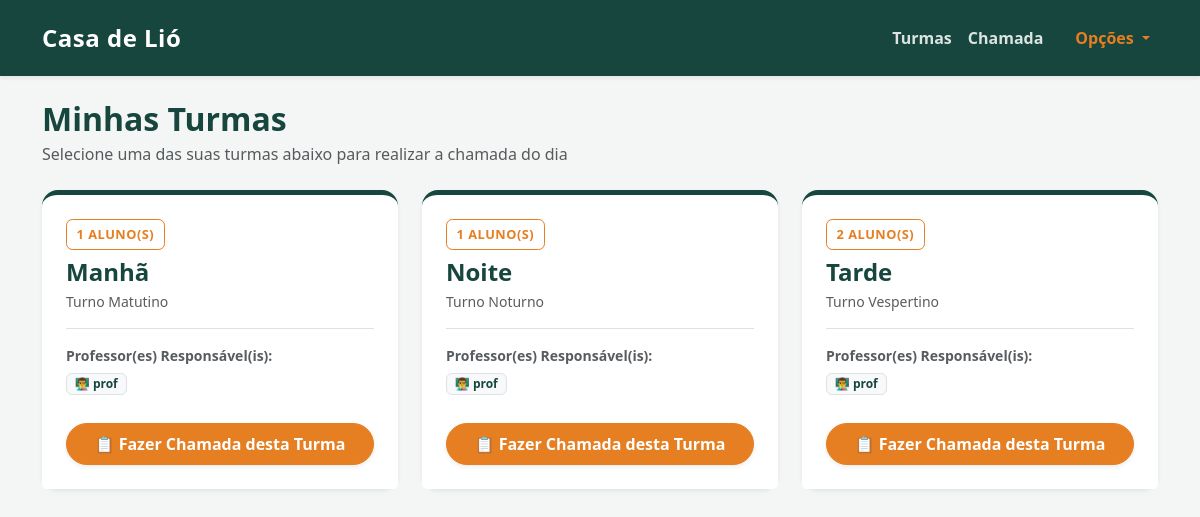
/turmas (signed in), run on the app's committed database.
### tables this page shows
CREATE TABLE turmas (
            id INTEGER PRIMARY KEY AUTOINCREMENT,
            nome TEXT UNIQUE NOT NULL,
            descricao TEXT
        );

CREATE TABLE usuarios (
        id INTEGER PRIMARY KEY AUTOINCREMENT,
        login TEXT UNIQUE NOT NULL,
        senha TEXT NOT NULL,
        perfil TEXT NOT NULL
    );

### app.py (the view)
@app.get("/turmas", response_class=HTMLResponse)
async def tela_turmas(request: Request, sucesso: str = None, erro: str = None):
    usuario = obter_usuario_atual(request)
    if not usuario:
        return RedirectResponse(url="/login", status_code=303)
    conexao = pegar_conexao()
    turmas_permitidas = obter_turmas_permitidas(conexao, usuario)
    todas_turmas_db = conexao.execute('''
        SELECT t.id, t.nome, t.descricao,
               (SELECT COUNT(*) FROM alunos a WHERE a.turma = t.nome) as total_alunos
        FROM turmas t
        ORDER BY t.nome ASC
    ''').fetchall()
    lista_turmas = []
    for t in todas_turmas_db:
        if usuario['perfil'] != 'coordenacao' and t['nome'] not in turmas_permitidas:
            continue
        profs_t = conexao.execute('''
            SELECT u.id, u.login
            FROM professor_turmas pt
            JOIN usuarios u ON pt.usuario_id = u.id
            WHERE pt.turma_nome = ?
            ORDER BY u.login ASC
        ''', (t['nome'],)).fetchall()
        lista_turmas.append({
            "id": t['id'],
            "nome": t['nome'],
            "descricao": t['descricao'] or "Curso / Turma Ativa",
            "total_alunos": t['total_alunos'],
            "professores": [p['login'] for p in profs_t],
            "professores_ids": [p['id'] for p in profs_t]
        })
    professores_sistema = []
    if usuario['perfil'] == 'coordenacao':
        profs_db = conexao.execute("SELECT id, login FROM usuarios WHERE perfil = 'professor' ORDER BY login ASC").fetchall()
        for p in profs_db:
            pt_rows = conexao.execute("SELECT turma_nome FROM professor_turmas WHERE usuario_id = ? ORDER BY turma_nome ASC", (p['id'],)).fetchall()
            professores_sistema.append({
                "id": p['id'],
                "login": p['login'],
                "turmas": [r['turma_nome'] for r in pt_rows]
            })
    conexao.close()
    return templates.TemplateResponse(
        request=request,
        name="turmas.html",
        context={
            "turmas": lista_turmas,
            "professores": professores_sistema,
            "usuario_atual": usuario,
            "sucesso": sucesso,
            "erro": erro
        }
    )

### templates/turmas.html (shortened to what this page needs)
{% extends 'base.html' %}
{% block conteudo %}
<div class="row mb-4 align-items-center">
    <div class="col-md-8">
        {% if request.session.get('perfil') == 'coordenacao' %}
            <h2 class="text-primary fw-bold mb-1">Gestão de Turmas & Cursos</h2>
            <p class="text-muted mb-0">Cadastre novos cursos, vincule os professores responsáveis e acesse a chamada de cada turma</p>
        {% else %}
            <h2 class="text-primary fw-bold mb-1">Minhas Turmas</h2>
            <p class="text-muted mb-0">Selecione uma das suas turmas abaixo para realizar a chamada do dia</p>
        {% endif %}
    </div>
</div>
<div class="row mb-5">
    {% if turmas %}
        {% for t in turmas %}
        <div class="col-md-6 col-lg-4 mb-4">
            <div class="card shadow-sm border-0 h-100 d-flex flex-column justify-content-between" style="border-radius: 1.2rem; border-top: 5px solid var(--verde-adra) !important;">
                <div class="card-body p-4">
                    <div class="d-flex justify-content-between align-items-start mb-2">
                        <span class="badge-institucional">{{ t['total_alunos'] }} Aluno(s)</span>
                    </div>
                    <h4 class="fw-bold text-primary mt-2 mb-1">{{ t['nome'] }}</h4>
                    <p class="text-muted small mb-3">{{ t['descricao'] }}</p>
                    <div class="mt-3 pt-3 border-top">
                        <small class="text-muted fw-semibold d-block mb-1">Professor(es) Responsável(is):</small>
                        {% if t['professores'] %}
                            {% for prof_login in t['professores'] %}
                                <span class="badge bg-light text-primary border me-1 mb-1">👨‍🏫 {{ prof_login }}</span>
                            {% endfor %}
                        {% else %}
                            <span class="badge bg-light text-muted border">Nenhum professor vinculado</span>
                        {% endif %}
                    </div>
                </div>
                <div class="card-footer bg-white border-0 p-4 pt-0">
                    <a href="/?turma={{ t['nome'] }}" class="btn btn-warning w-100 rounded-pill fw-bold text-white shadow-sm py-2">
                        📋 Fazer Chamada desta Turma
                    </a>
                </div>
            </div>
        </div>
        {% endfor %}
    {% endif %}
</div>
{% endblock %}

### templates/base.html (style rules this page uses)
:root { --verde-adra: #16463d; --laranja-adra: #e67e22; --fundo-cinza: #f4f6f5; }
body { background-color: var(--fundo-cinza) !important; font-family: 'Segoe UI', Tahoma, Geneva, Verdana, sans-serif; }
.text-primary { color: var(--verde-adra) !important; }
.btn-warning { background-color: var(--laranja-adra) !important; border-color: var(--laranja-adra) !important; color: white !important; }
.card { border-radius: 1rem !important; border: none; transition: transform 0.2s ease-in-out; }
.badge-institucional { background-color: transparent; color: var(--laranja-adra); border: 1.5px solid var(--laranja-adra); padding: 0.3rem 0.6rem; border-radius: 0.4rem; font-size: 0.80rem; font-weight: 700; text-transform: uppercase; letter-spacing: 0.5px; }

### data on the page
turmas: total_alunos "1", nome "Manhã", descricao "Turno Matutino"
usuarios: login "prof"
turmas: total_alunos "1", nome "Noite", descricao "Turno Noturno"
turmas: total_alunos "2", nome "Tarde", descricao "Turno Vespertino"
